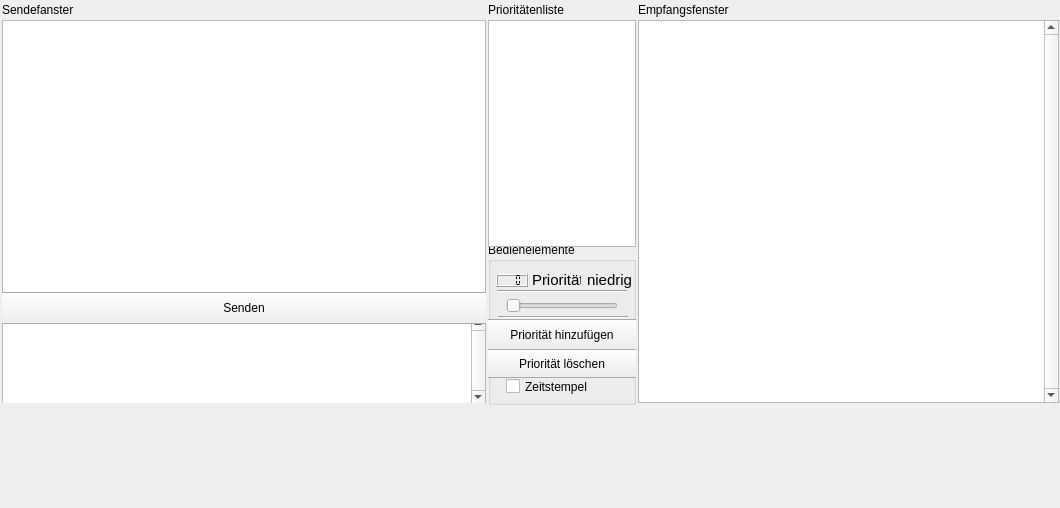
<?xml version="1.0" encoding="UTF-8"?>
<ui version="4.0">
 <class>ChatWindow</class>
 <widget class="QMainWindow" name="ChatWindow">
  <property name="geometry">
   <rect>
    <x>0</x>
    <y>0</y>
    <width>1060</width>
    <height>508</height>
   </rect>
  </property>
  <property name="sizePolicy">
   <sizepolicy hsizetype="Expanding" vsizetype="Expanding">
    <horstretch>0</horstretch>
    <verstretch>0</verstretch>
   </sizepolicy>
  </property>
  <property name="minimumSize">
   <size>
    <width>520</width>
    <height>305</height>
   </size>
  </property>
  <property name="maximumSize">
   <size>
    <width>65000</width>
    <height>65000</height>
   </size>
  </property>
  <property name="windowTitle">
   <string>ChatWindow</string>
  </property>
  <widget class="QWidget" name="centralWidget">
   <property name="enabled">
    <bool>true</bool>
   </property>
   <property name="minimumSize">
    <size>
     <width>500</width>
     <height>284</height>
    </size>
   </property>
   <property name="maximumSize">
    <size>
     <width>65000</width>
     <height>65000</height>
    </size>
   </property>
   <widget class="QGroupBox" name="groupBox">
    <property name="geometry">
     <rect>
      <x>488</x>
      <y>242</y>
      <width>148</width>
      <height>163</height>
     </rect>
    </property>
    <property name="title">
     <string>Bedienelemente</string>
    </property>
    <widget class="QCheckBox" name="checkBox">
     <property name="geometry">
      <rect>
       <x>18</x>
       <y>136</y>
       <width>113</width>
       <height>17</height>
      </rect>
     </property>
     <property name="text">
      <string>Zeitstempel</string>
     </property>
    </widget>
    <widget class="QLCDNumber" name="lcdNumber">
     <property name="geometry">
      <rect>
       <x>8</x>
       <y>32</y>
       <width>32</width>
       <height>13</height>
      </rect>
     </property>
     <property name="font">
      <font>
       <pointsize>11</pointsize>
      </font>
     </property>
     <property name="smallDecimalPoint">
      <bool>true</bool>
     </property>
     <property name="numDigits">
      <number>3</number>
     </property>
     <property name="segmentStyle">
      <enum>QLCDNumber::Flat</enum>
     </property>
    </widget>
    <widget class="QSlider" name="horizontalSlider">
     <property name="geometry">
      <rect>
       <x>18</x>
       <y>55</y>
       <width>112</width>
       <height>17</height>
      </rect>
     </property>
     <property name="maximum">
      <number>100</number>
     </property>
     <property name="orientation">
      <enum>Qt::Horizontal</enum>
     </property>
    </widget>
    <widget class="QPushButton" name="pushButton_2">
     <property name="geometry">
      <rect>
       <x>-4</x>
       <y>107</y>
       <width>156</width>
       <height>29</height>
      </rect>
     </property>
     <property name="text">
      <string>Priorität löschen</string>
     </property>
    </widget>
    <widget class="QPushButton" name="pushButton">
     <property name="geometry">
      <rect>
       <x>-4</x>
       <y>77</y>
       <width>156</width>
       <height>31</height>
      </rect>
     </property>
     <property name="text">
      <string>Priorität hinzufügen</string>
     </property>
    </widget>
    <widget class="QLabel" name="label">
     <property name="geometry">
      <rect>
       <x>96</x>
       <y>30</y>
       <width>51</width>
       <height>16</height>
      </rect>
     </property>
     <property name="font">
      <font>
       <pointsize>11</pointsize>
       <stylestrategy>PreferAntialias</stylestrategy>
      </font>
     </property>
     <property name="text">
      <string>niedrig</string>
     </property>
     <property name="alignment">
      <set>Qt::AlignCenter</set>
     </property>
    </widget>
    <widget class="Line" name="line">
     <property name="geometry">
      <rect>
       <x>9</x>
       <y>44</y>
       <width>130</width>
       <height>11</height>
      </rect>
     </property>
     <property name="orientation">
      <enum>Qt::Horizontal</enum>
     </property>
    </widget>
    <widget class="Line" name="line_2">
     <property name="geometry">
      <rect>
       <x>10</x>
       <y>70</y>
       <width>130</width>
       <height>11</height>
      </rect>
     </property>
     <property name="orientation">
      <enum>Qt::Horizontal</enum>
     </property>
    </widget>
    <widget class="QLabel" name="label_2">
     <property name="geometry">
      <rect>
       <x>44</x>
       <y>30</y>
       <width>49</width>
       <height>16</height>
      </rect>
     </property>
     <property name="font">
      <font>
       <pointsize>11</pointsize>
      </font>
     </property>
     <property name="text">
      <string>Priorität:</string>
     </property>
    </widget>
   </widget>
   <widget class="QGroupBox" name="groupBox_2">
    <property name="geometry">
     <rect>
      <x>488</x>
      <y>2</y>
      <width>148</width>
      <height>245</height>
     </rect>
    </property>
    <property name="title">
     <string>Prioritätenliste</string>
    </property>
    <widget class="QListWidget" name="listWidget">
     <property name="geometry">
      <rect>
       <x>0</x>
       <y>18</y>
       <width>148</width>
       <height>227</height>
      </rect>
     </property>
    </widget>
   </widget>
   <widget class="QGroupBox" name="groupBox_3">
    <property name="geometry">
     <rect>
      <x>2</x>
      <y>2</y>
      <width>484</width>
      <height>401</height>
     </rect>
    </property>
    <property name="title">
     <string>Sendefanster</string>
    </property>
    <widget class="QTextEdit" name="textEdit">
     <property name="enabled">
      <bool>true</bool>
     </property>
     <property name="geometry">
      <rect>
       <x>0</x>
       <y>18</y>
       <width>484</width>
       <height>277</height>
      </rect>
     </property>
    </widget>
    <widget class="QTextEdit" name="textEdit_2">
     <property name="geometry">
      <rect>
       <x>0</x>
       <y>314</y>
       <width>484</width>
       <height>89</height>
      </rect>
     </property>
     <property name="verticalScrollBarPolicy">
      <enum>Qt::ScrollBarAlwaysOn</enum>
     </property>
     <property name="horizontalScrollBarPolicy">
      <enum>Qt::ScrollBarAlwaysOff</enum>
     </property>
    </widget>
    <widget class="QPushButton" name="pushButton_3">
     <property name="geometry">
      <rect>
       <x>-6</x>
       <y>290</y>
       <width>496</width>
       <height>32</height>
      </rect>
     </property>
     <property name="text">
      <string>Senden</string>
     </property>
    </widget>
   </widget>
   <widget class="QGroupBox" name="groupBox_4">
    <property name="geometry">
     <rect>
      <x>638</x>
      <y>2</y>
      <width>433</width>
      <height>401</height>
     </rect>
    </property>
    <property name="title">
     <string>Empfangsfenster</string>
    </property>
    <widget class="QTextEdit" name="textEdit_3">
     <property name="geometry">
      <rect>
       <x>0</x>
       <y>18</y>
       <width>421</width>
       <height>383</height>
      </rect>
     </property>
     <property name="verticalScrollBarPolicy">
      <enum>Qt::ScrollBarAlwaysOn</enum>
     </property>
     <property name="horizontalScrollBarPolicy">
      <enum>Qt::ScrollBarAlwaysOff</enum>
     </property>
    </widget>
   </widget>
  </widget>
  <action name="action_Einstellungen">
   <property name="text">
    <string>Einstellungen</string>
   </property>
  </action>
 </widget>
 <layoutdefault spacing="6" margin="11"/>
 <resources/>
 <connections/>
</ui>
